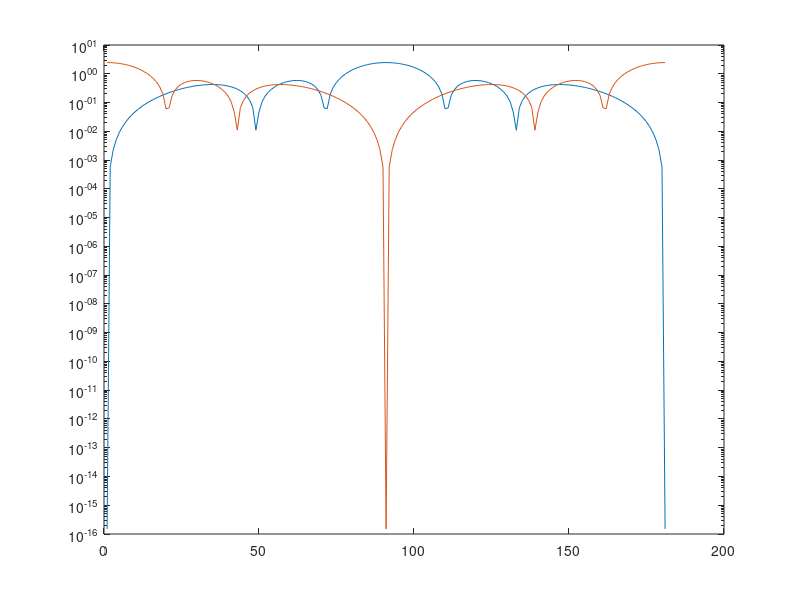

Reproduce this figure in MATLAB. (Note: this script raises an error after producing the figure.)
close all
clear all
clc;

%%
theta = -90:1:90;
pattern_mat = zeros(5, length(theta));
delta = 1;

% a = exp(-1j*2*pi*d/lambda)
theta0 = 0;
S = 0:1:5;    % in [lambda/2]
S = delta*S(1:6);
a = exp(1j*pi*(S')*sind(theta))/sqrt(length(S));
b = exp(1j*pi*S'*sind(theta0));
% figure;plot(theta, abs(a*b))
pattern_mat(1, :) = abs(a'*b);

S = 0:1:5;
S = delta*S(1:6);
a = exp(1j*pi*(S')*cosd(theta))/sqrt(length(S));
b = exp(1j*pi*S'*sind(theta0));
% hold on;plot(theta, abs(a*b))
pattern_mat(2, :) = abs(a'*b);

figure;semilogy(pattern_mat')

% S = 0:0.5:5;
% S = delta*S(1:11);
% a = exp(1j*pi*(S')*sind(theta))'/sqrt(length(S));
% b = exp(1j*pi*S'*sind(theta0));
% pattern_mat(3, :) = abs(a*b);

% S = [1:5:25 51:5:75];
% S = 0:5:25;
% S = delta*S(1:6);
% a = exp(1j*pi*(S')*sind(theta))'/sqrt(length(S));
% b = exp(1j*pi*S'*sind(theta0));
% pattern_mat(4, :) = abs(a*b);

% S = [1:5:25 51:5:75];
% S = 0:1:25;
% delta = 0.25;
% S = delta*S;
% a = exp(1j*pi*(S')*sind(theta))'/sqrt(length(S));
% % b = exp(1j*pi*S'*sind(theta0));
% b1 = exp(1j*pi*S(1:13)'*sind(30));
% b2 = exp(1j*pi*S(14:end)'*sind(-45));
% b = [b1; b2];
% pattern_mat(5, :) = abs(a*b);


%%
% colors = ["#003ADE", "#FF1F5B", "#00CD6C", "#AF58BA", "#F28522", "#FFC61E", ];
colors = ["#003ADE", "#FF1F5B", "#00CD6C", "#7F00FF", "#FFBF00", "#FFC61E", ];

% figure;
% polarplot(deg2rad(theta),pattern_mat(1,:), '-', 'color', colors(1), 'Linewidth', 1.4);
% hold on;polarplot(deg2rad(theta),pattern_mat(2,:), '--', 'color', colors(2), 'Linewidth', 1.1);
% hold on;polarplot(deg2rad(theta),pattern_mat(3,:), '-.', 'color', colors(3), 'Linewidth', 1.1);
% hold on;polarplot(deg2rad(theta),pattern_mat(4,:), '-', 'color', colors(4), 'Linewidth', 1.1);

figure;
polarplot(deg2rad(theta),pattern_mat(1,:), 'b-', 'Linewidth', 1.4);
hold on;polarplot(deg2rad(theta),pattern_mat(2,:), 'r--', 'Linewidth', 1.1);
hold on;polarplot(deg2rad(theta),pattern_mat(3,:), 'g-.', 'Linewidth', 1.1);
hold on;polarplot(deg2rad(theta),pattern_mat(4,:), '-', 'color', colors(5), 'Linewidth', 1.1);


% figure;plot(theta, pattern_mat)
thetalim([-90 90])

pax = gca;
pax.ThetaDir = 'clockwise';
pax.ThetaZeroLocation = 'top';

legend( '{$\mathring\Delta$=$0.5{\lambda}$/$\mathring{N}_A$=6/$D$=2.5$\lambda$}',...
        '{$\mathring\Delta$=$0.5{\lambda}$/$\mathring{N}_A$=2/$D$=0.5$\lambda$}', ...
        '{$\mathring\Delta$=$0.25{\lambda}$/$\mathring{N}_A$=11/$D$=2.5$\lambda$}', ...
        '{$\mathring\Delta$=$ 2.5{\lambda}$\hspace{1.3mm}/$\mathring{N}_A$= 6\hspace{1.3mm}/$D$=12.5$\lambda$}', ...
        'Location', 'South', 'Interpreter','Latex','NumColumns',2);

% Ambiguity can be solved by using a directional antenna and the sidelobes
% will be removed.

% xlabel('Number of RIS Elements');
% ylabel('OEB [Deg]');
% axis([-90 90 10^-0.6 10^1.6])

% grid on;
% set(gca,'fontsize', 14);
% set(gcf,'position', [100,100, 400*1.69, 400])

pax.FontSize = 14;
% set(gcf,'position',[100,100,600,600])
set(gcf,'position',[100,100,600,400])

% print -dpng -r600 sim_5_beamwidth.png

%%
N1 = 1;
N2 = 5;

theta1 = 2*asind(2.782/pi/N1)



N1 = 4
theta1 = 2*asind(2.782/pi/N1)

N2 = 20
theta2 = 2*asind(2.782/pi/N2)
%%
theta = -90:1:90;
pattern_mat = zeros(5, length(theta));
delta = 1;

% a = exp(-1j*2*pi*d/lambda)
S = 0:1:5;    % in [lambda/2]
S = delta*S(1:6);
a = exp(1j*pi*(S')*sind(theta))'/sqrt(length(S));

theta0 = -20;
b0 = exp(1j*pi*S'*sind(theta0));
theta1 = 40;
b1 = exp(1j*pi*S'*sind(theta1));
b = b0 + b1;
b = b./abs(b);

b = exp(1j*2*pi*rand(6,1));
figure;plot(theta, abs(a*b))

figure;plot(theta, abs(a*b0 + a*b1))


figure;plot(theta, abs(a*b + a*b) )

figure;plot(theta, abs(a*b0 + a*b1))


% figure;plot(theta, abs(a*b0))
% figure;plot(theta, abs(a*b1))

% pattern_mat(1, :) = abs(a*b);
%%
theta = -90:1:90;
pattern_mat = zeros(5, length(theta));
delta = 1;
N = 10;
S = 0:1:(N-1);    % in [lambda/2]
S = delta*S(1:N);
a = exp(1j*pi*(S')*sind(theta))'/sqrt(length(S));
b = exp(1j*2*pi*rand(N,1));
fftMat = fft(eye(N));
b = fftMat(:,4);
b = b./abs(b);
figure;plot(theta, abs(a*b))

%%
theta = -90:1:90;
pattern_mat = zeros(5, length(theta));
delta = 0.2;

% a = exp(-1j*2*pi*d/lambda)
theta0 = 0;
S = 0:5:25;    % in [lambda/2]
S = delta*S(1:6);
a = exp(1j*pi*(S')*sind(theta))'/sqrt(length(S));
b = exp(1j*pi*S'*sind(theta0));
% figure;plot(theta, abs(a*b))
pattern_mat(1, :) = abs(a*b);
